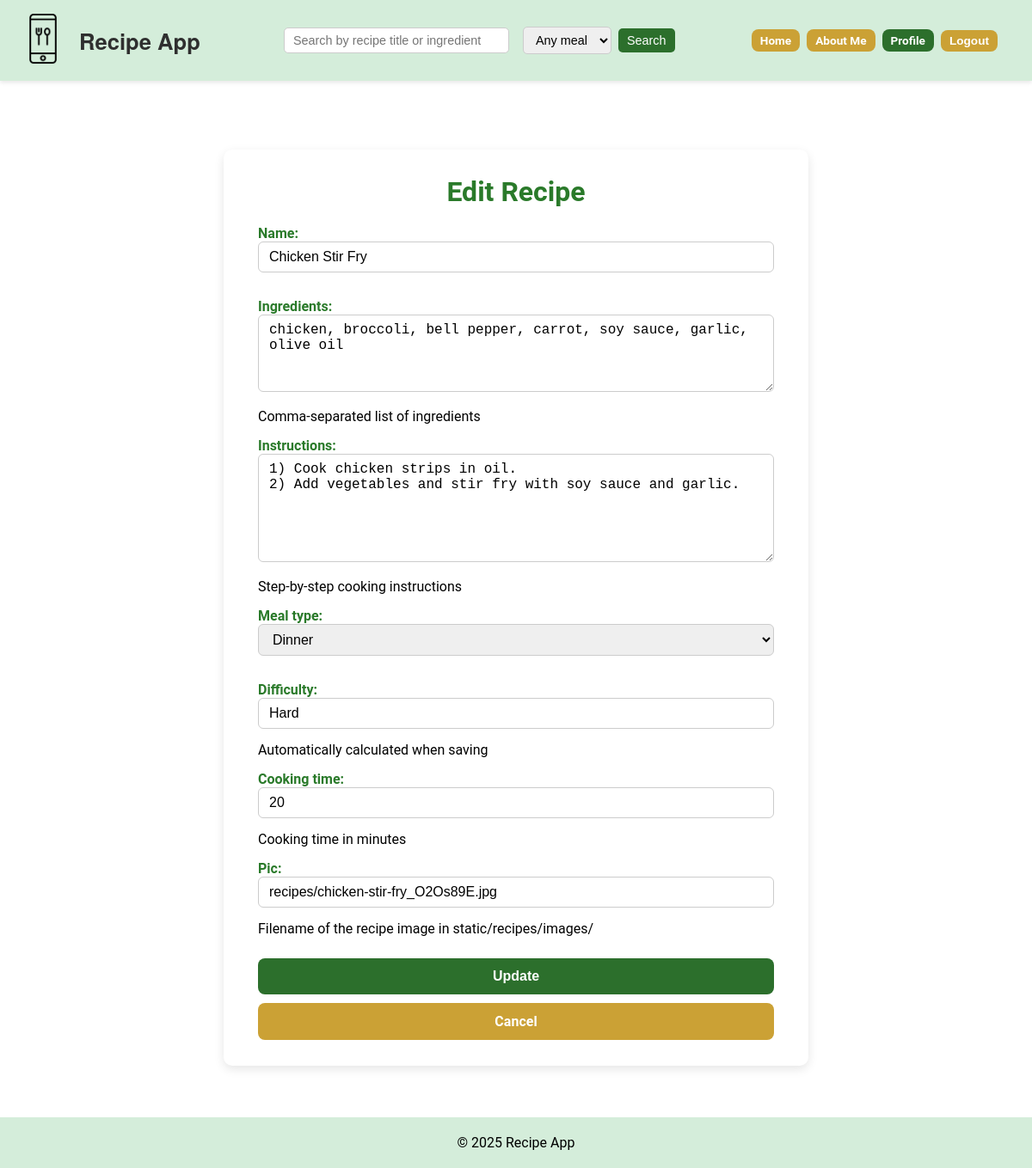
The app's page /users/recipes/17/edit/ (signed in), older data.
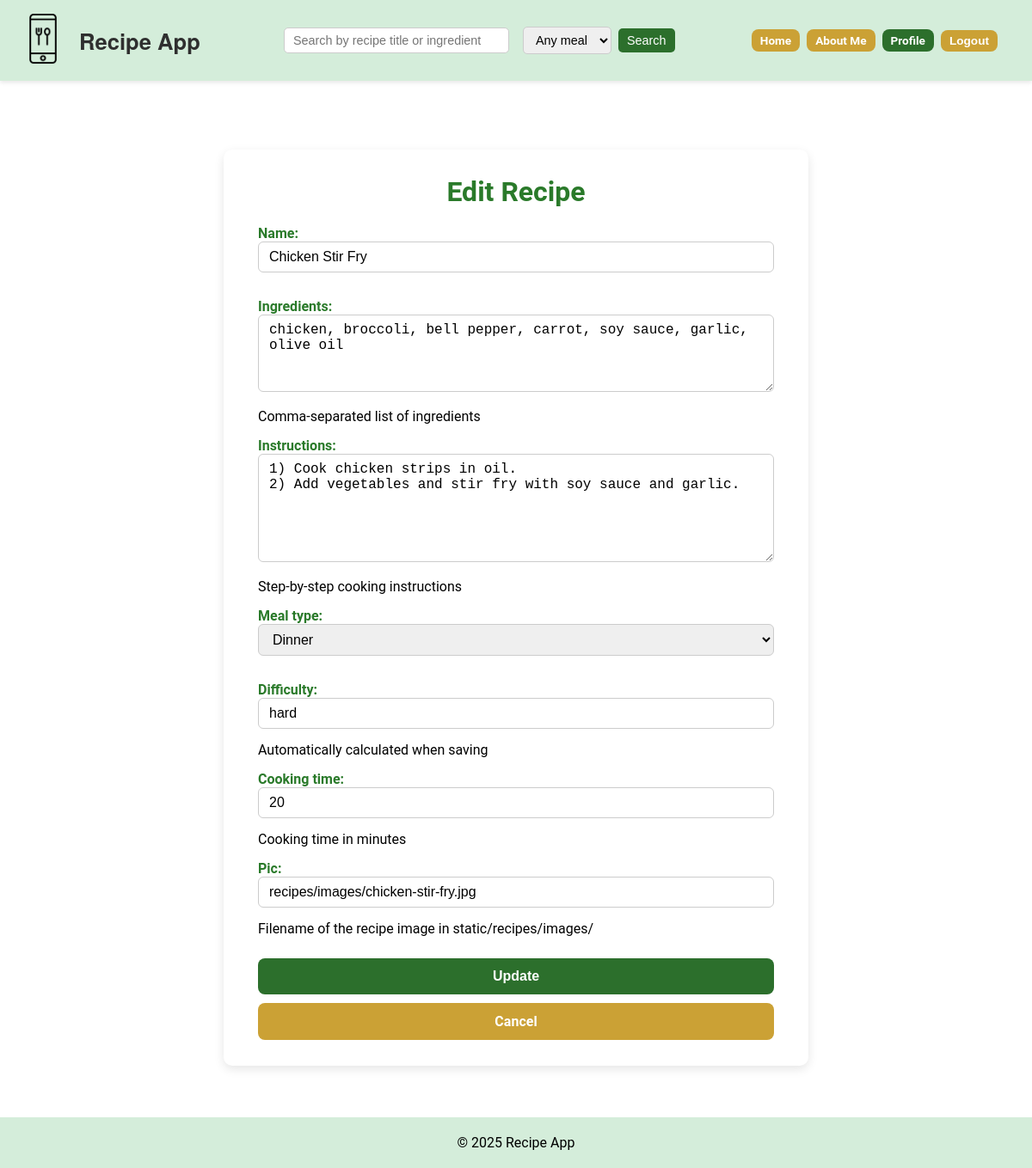
The same page, newer data.
### recipes/models.py (models this page shows, shortened)
class Recipe(models.Model):
    MEAL_TYPE_CHOICES = [
        ("breakfast", "Breakfast"),
        ("lunch", "Lunch"),
        ("dinner", "Dinner"),
        ("snack", "Snack"),
        ("drink", "Drink"),
        ("dessert", "Dessert"),
    ]
    name = models.CharField(max_length=50)
    description = models.TextField(
        blank=True,
        help_text="Short description of the recipe"
    )
    instructions = models.TextField(
        blank=True,
        help_text="Step-by-step cooking instructions"
    )
    ingredients = models.TextField(
        help_text="Comma-separated list of ingredients"
    )
    prep_time = models.PositiveIntegerField(
        help_text="Preparation time in minutes",
        default=5
    )
    cooking_time = models.PositiveIntegerField(
        help_text="Cooking time in minutes"
    )
    difficulty = models.CharField(
        max_length=20,
        blank=True,
        help_text="Automatically calculated when saving"
    )
    meal_type = models.CharField(
        max_length=20,
        choices=MEAL_TYPE_CHOICES,
        default="dinner"
    )
    pic = models.CharField(
    max_length=100,
    default="no_picture.jpg",
    help_text="Filename of the recipe image in static/recipes/images/"
)
    created_by = models.ForeignKey(
        User,
        on_delete=models.CASCADE,
        null=True,      # allows NULL for legacy rows
        blank=True,     # allows blank in forms
        related_name="recipes_created"
    )

### users/views.py (the view)
# urls.py: path('recipes/<int:recipe_id>/edit/', views.edit_recipe, name='edit_recipe'),
@login_required
def edit_recipe(request, recipe_id):
    recipe = get_object_or_404(Recipe, pk=recipe_id, created_by=request.user)
    if request.method == "POST":
        form = RecipeForm(request.POST, request.FILES, instance=recipe)
        if form.is_valid():
            form.save()
            messages.success(request, "Recipe updated successfully!")
            return redirect("users:my_recipes")
        else:
            messages.error(request, "Please correct the errors below.")
    else:
        form = RecipeForm(instance=recipe)
    return render(request, "users/add_recipe.html", {"form": form, "is_edit": True})

### recipes/forms.py
class RecipeForm(forms.ModelForm):
    class Meta:
        model = Recipe
        fields = [
            "name", "ingredients", "instructions",
            "meal_type", "difficulty", "cooking_time", "pic"
        ]
        widgets = {
            "ingredients": forms.Textarea(attrs={"rows": 4}),
            "instructions": forms.Textarea(attrs={"rows": 6}),
        }

### users/templates/users/add_recipe.html (shortened to what this page needs)
{% extends "base.html" %}
{% load static %}
{% block content %}
<div class="recipe-form-page">
    <div class="recipe-form-card">
        <h2>{% if form.instance.pk %}Edit{% else %}Add New{% endif %} Recipe</h2>
        <form method="post" enctype="multipart/form-data">
            {{ form.as_p }}
            <button type="submit" class="btn btn-success">{% if form.instance.pk %}Update{% else %}Save{% endif %}</button>
            <a href="{% url 'users:my_recipes' %}" class="btn btn-secondary">Cancel</a>
        </form>
    </div>
</div>
{% endblock %}

Row changes from the older to the newer data that the page shows:
changed Recipe "Chicken Stir Fry": difficulty "Hard" → "hard"; pic "recipes/chicken-stir-fry_O2Os89E.jpg" → "recipes/images/chicken-stir-fry.jpg"
